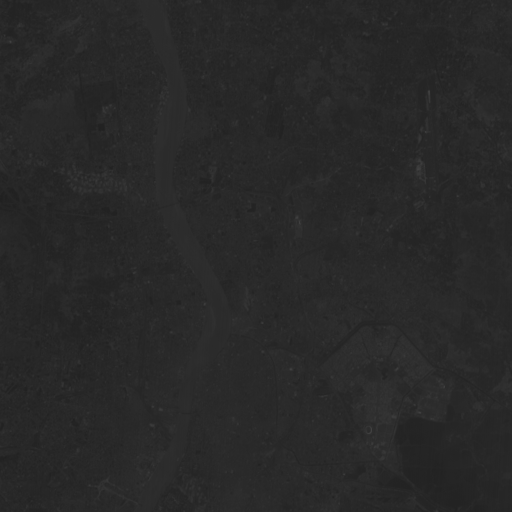
#> input picture band1.gif, 512 x 512 px, found by its file name; the run also reads 3 pictures not shown here
$ jupyter execute bdr_band_image_shubham_roy_version_no_1.ipynb
#> lines starting #> are read from the running program, lines starting #| are printed output that depends on the picture; after the words box and inside, x2 and y2 are one past the last pixel; in counts of white or black regions, pixels touching at a corner belong together
[cell 1]
"""
-----------------------------------------------------------------------------
Statelite image (band) read demo
-----------------------------------------------------------------------------
AUTHOR: Soumitra Samanta (soumitra.samanta@gm.rkmvu.ac.in)
-----------------------------------------------------------------------------
"""

import numpy as np
import matplotlib.pyplot as plt
import skimage.io as io

# Image read and write/save image using [scikit-image](https://scikit-image.org/)

For installation please go through: https://scikit-image.org/docs/stable/user_guide/install.html

# <font color='red'>Warning: Please do not use the command sudo and pip together as pip may overwrite critical system libraries which may require you to reinstall your operating system.</font>

[cell 2]
# IMAGE FILE NAME YOU WANT TO READ
img_filename = '/home/shubham/Pictures/bdr_band_image_shubham_roy_version_no_1/band1.gif'

img = plt.imread(img_filename).astype('double').mean(axis=2)
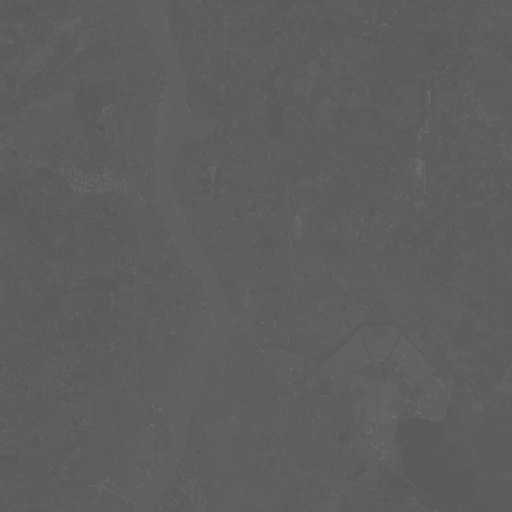
#> img: shape (512, 512) float64; min 87.75, max 112.5, mean 94.2

print('band1 image size: {}' .format(img.shape))
#| band1 image size: (512, 512)

# DISPLAY
plt.imshow(img, cmap='gray')
plt.show()

[cell 3]
import matplotlib.pyplot as plt
import pandas as pd

# Load the CSV file
data = pd.read_csv('river_points_band4_np_50.csv')
#> (reads river_points_band4_np_50.csv from the repository)

# Extract x and y coordinates
x1 = data['row']
y1= data['column']

# Plot the points
plt.scatter(x1, y1)

# Add title and labels
plt.title('2D Graph of Points')
plt.xlabel('X')
plt.ylabel('Y')

# Show the plot
plt.show()
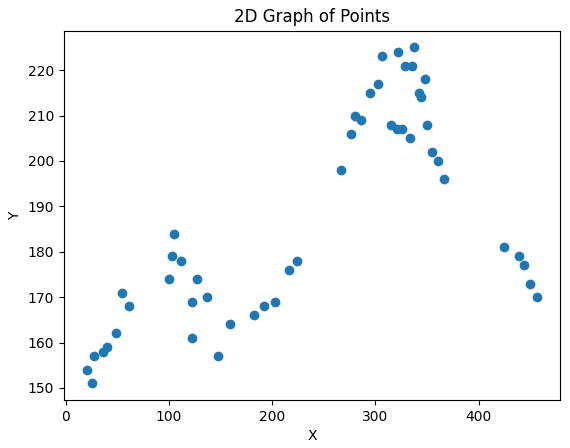
#> figure drawn by matplotlib, 1 panel

[cell 4]
import pandas as pd
B1 = plt.imread('band1.gif').astype('double').mean(axis=2)
B2 = plt.imread('band2.gif').astype('double').mean(axis=2)
#> B2: shape (512, 512) float64; min 75.75, max 103.5, mean 83.1
B3 = plt.imread('band3.gif').astype('double').mean(axis=2)
#> B3: shape (512, 512) float64; min 74.25, max 123.8, mean 83.7
B4 = plt.imread('band4.gif').astype('double').mean(axis=2)
#> B4: shape (512, 512) float64; min 74.25, max 121.5, mean 88.9
points_df = pd.read_csv('/home/shubham/Pictures/bdr_band_image_shubham_roy_version_no_1/river_points_band4_np_50.csv')

# Iterate over each row in the DataFrame
intensity_values = []
for index, row in points_df.iterrows():
    x, y = int(row['column']), int(row['row'])
    # Get intensity values at the specified coordinates from each band
    intensity_values.append([B1[y, x], B2[y, x], B3[y, x], B4[y, x]])
#> after the loop, intensity_values = 50 items, first 6: [96.75, 86.25, 87.75, 79.5], [96.75, 87, 88.5, 81], [96, 86.25, 87, 79.5], [96, 86.25, 87, 79.5], [96.75, 85.5, 87, 79.5], [96.75, 86.25, 87, 79.5]

# Convert intensity_values to NumPy array
intensity_values_of_river = np.array(intensity_values)
#> intensity_values_of_river = 50 rows, first 6: [96.75, 86.25, 87.75, 79.5], [96.75, 87, 88.5, 81], [96, 86.25, 87, 79.5], [96, 86.25, 87, 79.5], [96.75, 85.5, 87, 79.5], [96.75, 86.25, 87, 79.5]
intensity_values_of_river.shape
print(B1)
#> (printed output is left out)

[cell 5]
points_df = pd.read_csv('/home/shubham/Pictures/bdr_band_image_shubham_roy_version_no_1/non_river_points_band4_np_150.csv')
#> (reads non_river_points_band4_np_150.csv from the repository)

# Iterate over each row in the DataFrame
intensity_values = []
for index, row in points_df.iterrows():
    x, y = int(row['column']), int(row['row'])
    # Get intensity values at the specified coordinates from each band
    intensity_values.append([B1[y, x], B2[y, x], B3[y, x], B4[y, x]])
#> after the loop, intensity_values = 150 items, first 6: [93, 82.5, 81.75, 90.75], [93, 82.5, 82.5, 90.75], [93, 81.75, 82.5, 88.5], [93.75, 82.5, 84.75, 90.75], [95.25, 83.25, 84, 87], [93, 81.75, 81, 88.5]

# Convert intensity_values to NumPy array
intensity_values_of_non_river = np.array(intensity_values)
#> intensity_values_of_non_river = 150 rows, first 6: [93, 82.5, 81.75, 90.75], [93, 82.5, 82.5, 90.75], [93, 81.75, 82.5, 88.5], [93.75, 82.5, 84.75, 90.75], [95.25, 83.25, 84, 87], [93, 81.75, 81, 88.5]
intensity_values_of_non_river.shape
#> Out = (150, 4)

[cell 6]
#mean value
mean_river=[]
for i in range(4):
    mu1=np.mean(intensity_values_of_river.T[i])
    mean_river.append(mu1)
#> this loop made 4 passes
#> mu1 on passes 1 to 4: 96.73, 86.22, 87.12, 79.55
#> after the loop, mean_river = [96.73, 86.22, 87.12, 79.55]
mean_non_river=[]
for i in range(4):
    mu2=np.mean(intensity_values_of_non_river.T[i])
    mean_non_river.append(mu2)
#> this loop made 4 passes
#> mu2 on passes 1 to 4: 94.25, 83.03, 83.75, 89.69
#> after the loop, mean_non_river = [94.25, 83.03, 83.75, 89.69]
print(mean_non_river)
#| [94.25, 83.035, 83.745, 89.695]
print(mean_river)
#| [96.735, 86.22, 87.12, 79.545]

[cell 7]
# Compute covariance matrix for the non-river class
variance_non_river = np.cov(intensity_values_of_non_river, rowvar=False)
#> variance_non_river = [[4.38, 3.68, 5.37, 0.735], [3.68, 3.74, 5.33, 3.13], [5.37, 5.33, 9.89, 2.22], [0.735, 3.13, 2.22, 29.85]]
# Compute covariance matrix for the river class
variance_river = np.cov(intensity_values_of_river, rowvar=False)
#> variance_river = [[0.425, 0.206, 0.128, -0.0911], [0.206, 0.321, 0.187, -0.0905], [0.128, 0.187, 0.307, -0.0285], [-0.0911, -0.0905, -0.0285, 0.262]]

[cell 8]
#intensity matrix
intensity_matrix = np.column_stack((B1.flatten(), B2.flatten(), B3.flatten(),B4.flatten()))
x=[]
for i in intensity_matrix:
    x_river=0.25*(np.exp(-0.5 * np.dot((i - mean_river).T, np.linalg.solve(variance_river, i - mean_river))) / (np.sqrt((2 * np.pi) ** 4 * np.linalg.det(variance_river))))
    x_non_river =0.75*(np.exp(-0.5 * np.dot((i - mean_non_river).T, np.linalg.solve(variance_non_river, i - mean_non_river))) / (np.sqrt((2 * np.pi) ** 4 * np.linalg.det(variance_non_river))))
    if x_river<=x_non_river:
        x.append(255)
    else:
        x.append(0)
#> this loop made 262144 passes
#> (i, x_river, x_non_river) on passes 1 to 3: ([94.5, 84, 83.25, 95.25], 1.13e-234, 0.00054), ([94.5, 84, 85.5, 94.5], 1.62e-198, 0.000912), ([92.25, 82.5, 83.25, 93.75], 1.86e-180, 0.00038)
#> after the loop, x = 262144 items
final=np.array(x).reshape(512,512)
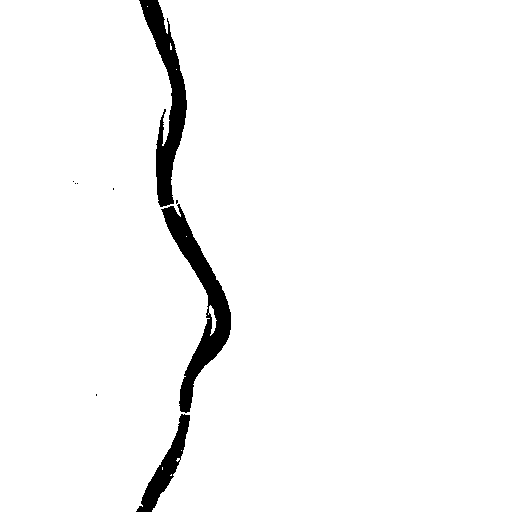
#> final: shape (512, 512) int64; 96.6% white; 9 black regions (6 under 20 px), largest, box (x1, y1, x2, y2) and area: (161, 204, 231, 413) 3859, (139, 0, 187, 207) 3488, (136, 414, 190, 512) 1484
print(final.shape)
#| (512, 512)
print(final)
#> (printed output is left out)

[cell 9]
plt.imshow(final, cmap='gray')
plt.colorbar()
plt.show()
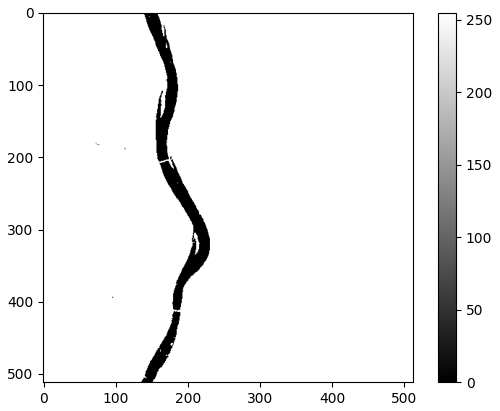
#> figure drawn by matplotlib, 2 panels

[cell 10]
#confution matrix
non_river_lebel=pd.read_csv('non_river_points_band4_np_150.csv')
non_river_lebel['lebel']=255
river_lebel=pd.read_csv('river_points_band4_np_50.csv')
river_lebel['lebel']=0
lebel= pd.concat([river_lebel, non_river_lebel], ignore_index=True)
lebel

[cell 11]
# Assuming 'final' is your intensity matrix
# Assuming 'lebel' is your combined DataFrame with point coordinates and labels

point_intensities = []

for index, row in lebel.iterrows():
    x, y = row['row'], row['column']
    intensity = final[x, y]
    point_intensities.append(intensity)
#> this loop made 200 passes
#> intensity on passes 1 to 3: 0, 0, 0
#> after the loop, point_intensities = 200 values from 0 to 255

print(len(point_intensities))
#| 200
x=np.array(lebel['lebel']).tolist()
print(point_intensities)
#> (printed output is left out)
print(x)

[cell 12]
conf = np.zeros((2, 2))
for i in range(200):
    if x[i] == point_intensities[i] == 0:
        conf[0][0] += 1
    elif x[i] == point_intensities[i] == 255:
        conf[1][1] += 1
    elif x[i] == 0 and point_intensities[i] == 255:
        conf[0][1] += 1
    elif x[i] == 255 and point_intensities[i] == 0:
        conf[1][0] += 1
#> after the loop, conf = [[50, 0], [0, 150]]

print(conf)
#| [[ 50.   0.]
#|  [  0. 150.]]
